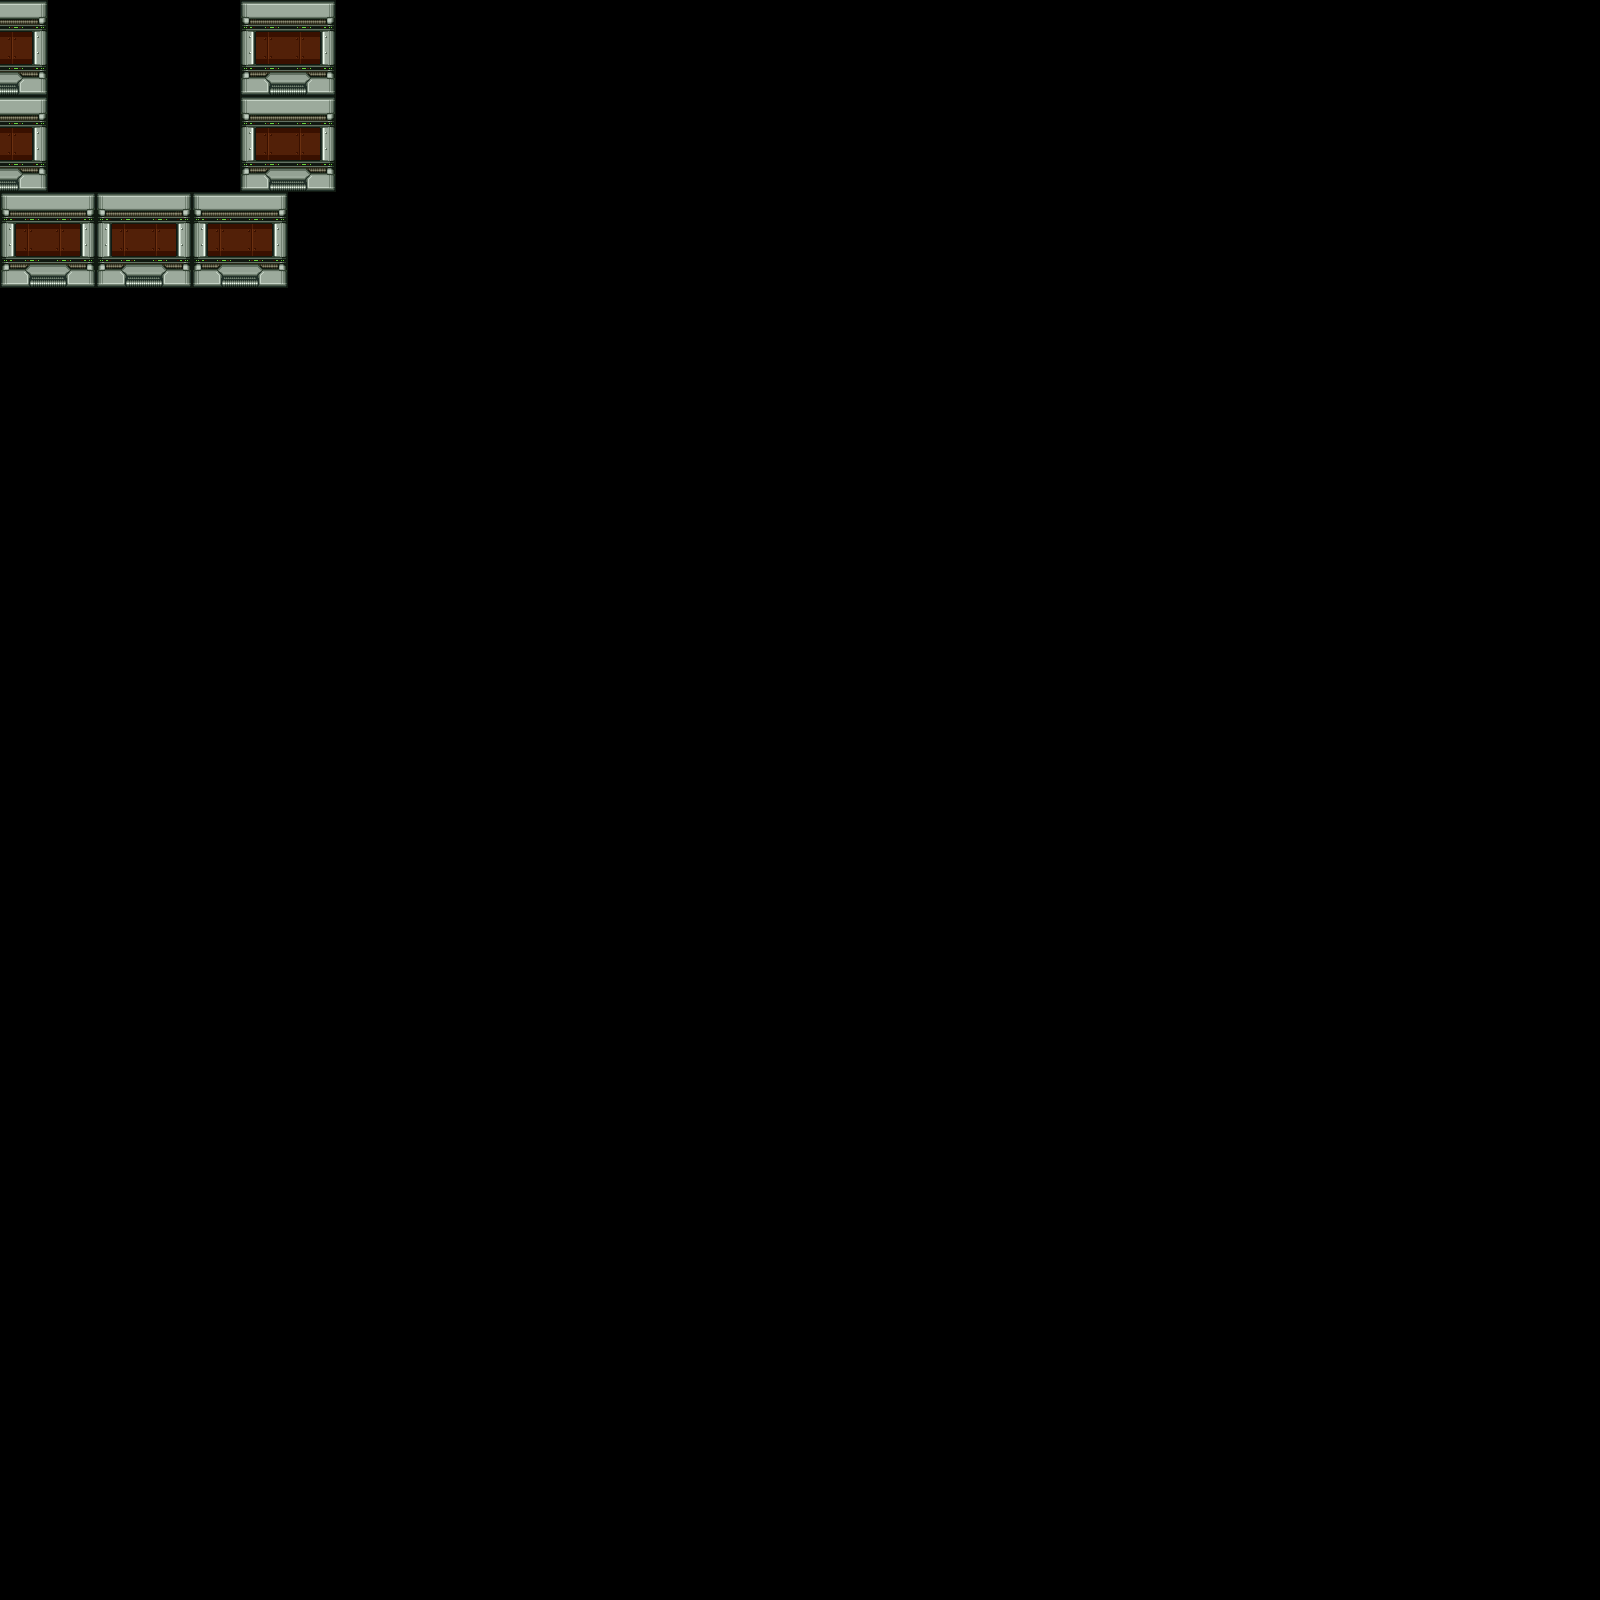

Tiled map render using the project's own tile images. Description and the map definition, with tile-layer contents summarised, below:
An orthogonal 100x100 tile map with 16x16 px tiles, 1 tile layer (ground) and 3 objects (3x Enemy).

<map version="1.2" tiledversion="1.2.3" orientation="orthogonal" renderorder="right-down" width="100" height="100" tilewidth="16" tileheight="16" infinite="0" nextlayerid="3" nextobjectid="10">
 <tileset firstgid="1" name="ground" tilewidth="16" tileheight="16" tilecount="224" columns="16">
  <image source="ground.png" trans="ffffff" width="256" height="224" />
 </tileset>
 <layer id="1" name="ground" width="100" height="100">
  <data>[10000 cells, 216 non-empty, 36 distinct tile ids]</data>
 </layer>
 <objectgroup id="2" name="Object Layer 1">
  <object id="5" name="Pharoah" type="Enemy" x="112" y="160" width="32" height="32">
   <properties>
    <property name="testProperty" value="testValue" />
   </properties>
  </object>
  <object id="8" name="Pharoah" type="Enemy" x="64" y="160" width="32" height="32">
   <properties>
    <property name="testProperty" value="testValue" />
   </properties>
  </object>
  <object id="9" name="Pharoah" type="Enemy" x="176" y="160" width="32" height="32">
   <properties>
    <property name="testProperty" value="testValue" />
   </properties>
  </object>
 </objectgroup>
</map>
